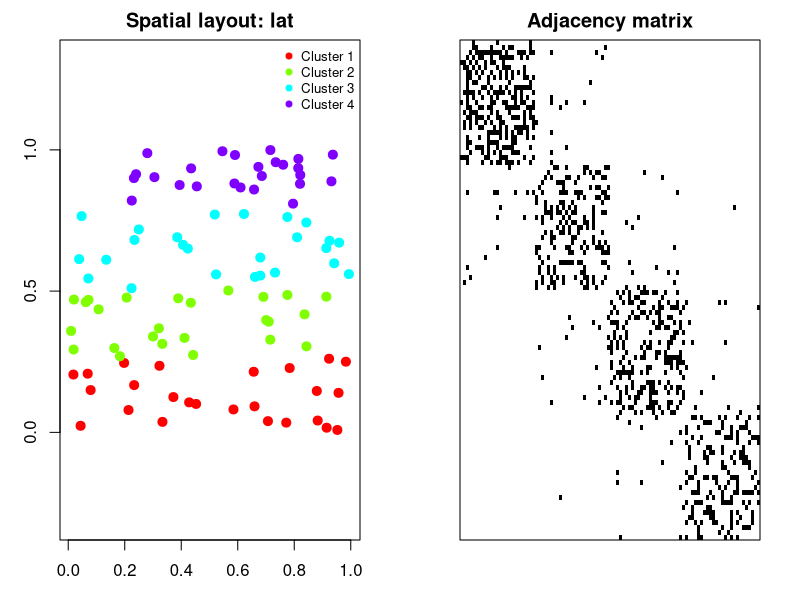
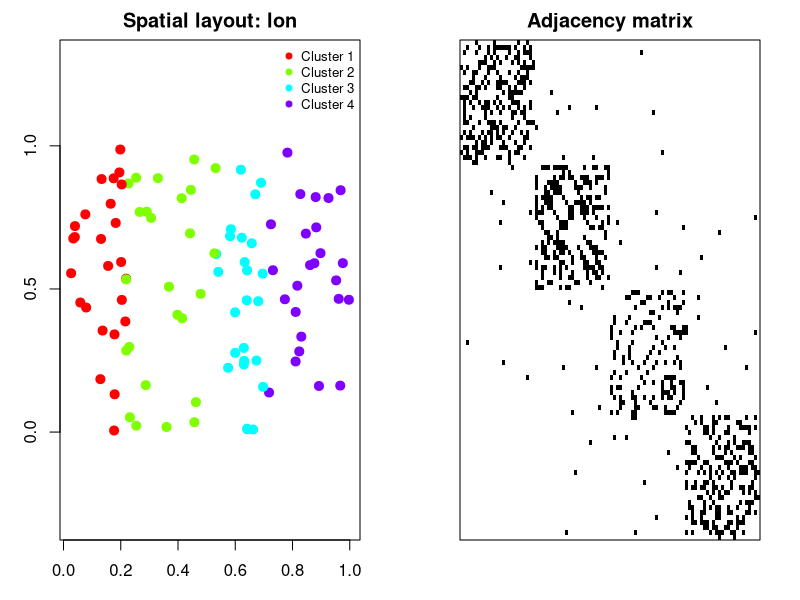
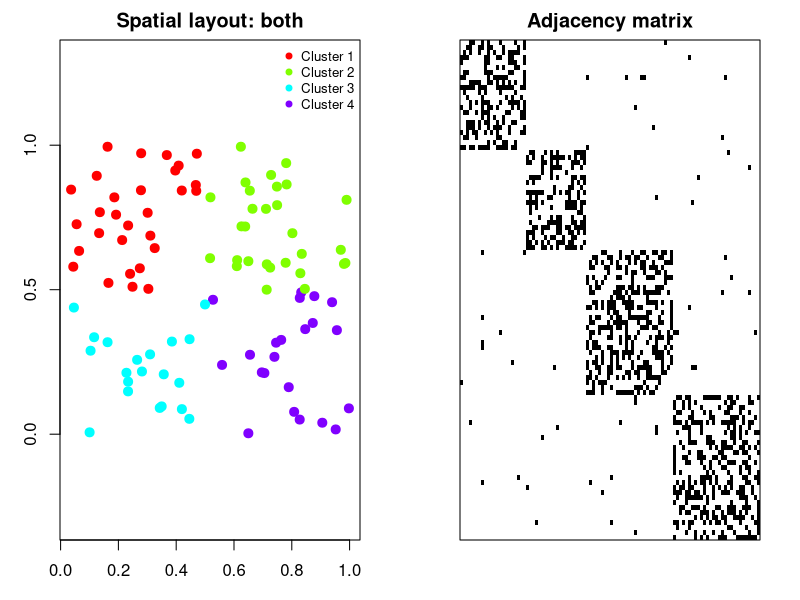

R code for these plots, in order:
## simulate_spatial_esbm.R
## Spatial ESBM-style simulator: 4 clusters, 100 nodes
## - Nodes have (lon, lat) in [0,1]^2
## - Clusters = quadrants (NW, NE, SW, SE)
## - Edge logit: block baseline  −  gamma * distance
## - Undirected, binary, no self-loops

## simulate_spatial_three_scenarios.R
## Generates 3 spatial network scenarios (n=100, K=4)
## - Clusters depend on location as specified by scenario
## - Undirected, binary, no self-loops
## - Edge logit = block_baseline - gamma * distance

logit_inv <- function(eta) 1 / (1 + exp(-eta))

simulate_spatial_esbm <- function(
    n = 100,
    seed = 1,
    cluster_rule = c("lat", "lon", "both"),  # how clusters depend on location
    theta_within = 1.5,      # within-cluster baseline (logit)
    theta_between = -1.5,    # between-cluster baseline (logit)
    gamma = 4.0,             # distance penalty on logit
    scale_dist = TRUE
) {
  set.seed(seed)
  cluster_rule <- match.arg(cluster_rule)
  
  # Coordinates on unit square
  lon <- runif(n)
  lat <- runif(n)
  coords <- cbind(lon = lon, lat = lat)
  
  # Cluster labels (K=4) from location
  if (cluster_rule == "lat") {
    # 4 horizontal bands by latitude quartiles
    q <- quantile(lat, probs = c(.25, .5, .75))
    z_0 <- cut(lat, breaks = c(-Inf, q, Inf), labels = FALSE)
  } else if (cluster_rule == "lon") {
    # 4 vertical bands by longitude quartiles
    q <- quantile(lon, probs = c(.25, .5, .75))
    z_0 <- cut(lon, breaks = c(-Inf, q, Inf), labels = FALSE)
  } else {
    # "both": quadrants (NW=1, NE=2, SW=3, SE=4)
    z_0 <- ifelse(lon < .5 & lat >= .5, 1,
                  ifelse(lon >= .5 & lat >= .5, 2,
                         ifelse(lon < .5 & lat < .5, 3, 4)))
  }
  
  # Distances
  D <- as.matrix(dist(coords, method = "euclidean"))
  if (scale_dist) {
    mD <- mean(D[upper.tri(D)])
    if (mD > 0) D <- D / mD
  }
  
  # Block baselines (logit)
  K <- 4
  Theta <- matrix(theta_between, K, K)
  diag(Theta) <- theta_within
  
  # Edges with spatial decay
  Y <- matrix(0L, n, n)
  P <- matrix(0,  n, n)
  for (i in 1:(n-1)) {
    gi <- z_0[i]
    for (j in (i+1):n) {
      gj <- z_0[j]
      eta <- Theta[gi, gj] - gamma * D[i, j]
      p <- logit_inv(eta)
      P[i, j] <- P[j, i] <- p
      Y[i, j] <- Y[j, i] <- rbinom(1, 1, p)
    }
  }
  diag(Y) <- 0L
  
  list(Y = Y, z_0 = z_0, coords = coords, P = P, D = D, Theta = Theta,
       params = list(theta_within = theta_within, theta_between = theta_between,
                     gamma = gamma, rule = cluster_rule, seed = seed))
}


# 1) Latitude-only
s1 <- simulate_spatial_esbm(n = 100, seed = 101, cluster_rule = "lat")
with(s1, save(Y, z_0, coords, P, D, Theta, file = "network_spatial_scen1_lat.RData"))

# 2) Longitude-only
s2 <- simulate_spatial_esbm(n = 100, seed = 202, cluster_rule = "lon")
with(s2, save(Y, z_0, coords, P, D, Theta, file = "network_spatial_scen2_lon.RData"))

# 3) Both latitude & longitude (quadrants)
s3 <- simulate_spatial_esbm(n = 100, seed = 303, cluster_rule = "both")
with(s3, save(Y, z_0, coords, P, D, Theta, file = "network_spatial_scen3_both.RData"))

cat("Saved:\n",
    "  Simulation/network_spatial_scen1_lat.RData\n",
    "  Simulation/network_spatial_scen2_lon.RData\n",
    "  Simulation/network_spatial_scen3_both.RData\n")

###
plot_spatial_network <- function(sim) {
  stopifnot(all(c("Y", "z_0", "coords") %in% names(sim)))
  
  Y <- sim$Y
  z <- sim$z_0
  coords <- sim$coords
  K <- length(unique(z))
  cols <- rainbow(K)
  ord <- order(z)
  
  op <- par(mfrow = c(1, 2), mar = c(3, 3, 2, 2))
  
  ## 1) Spatial scatterplot
  plot(coords, col = cols[z], pch = 19, cex = 1.2, asp = 1,
       xlab = "Longitude", ylab = "Latitude",
       main = paste("Spatial layout:", sim$params$rule))
  legend("topright", legend = paste("Cluster", 1:K),
         col = cols, pch = 19, cex = 0.8, bty = "n")
  
  ## 2) Adjacency matrix (nodes ordered by cluster)
  image(t(Y[ord, ord][, nrow(Y):1]),
        col = gray.colors(20, start = 1, end = 0),
        axes = FALSE, main = "Adjacency matrix")
  box()
  
  par(op)
}

plot_spatial_network(s1)
plot_spatial_network(s2)
plot_spatial_network(s3)
